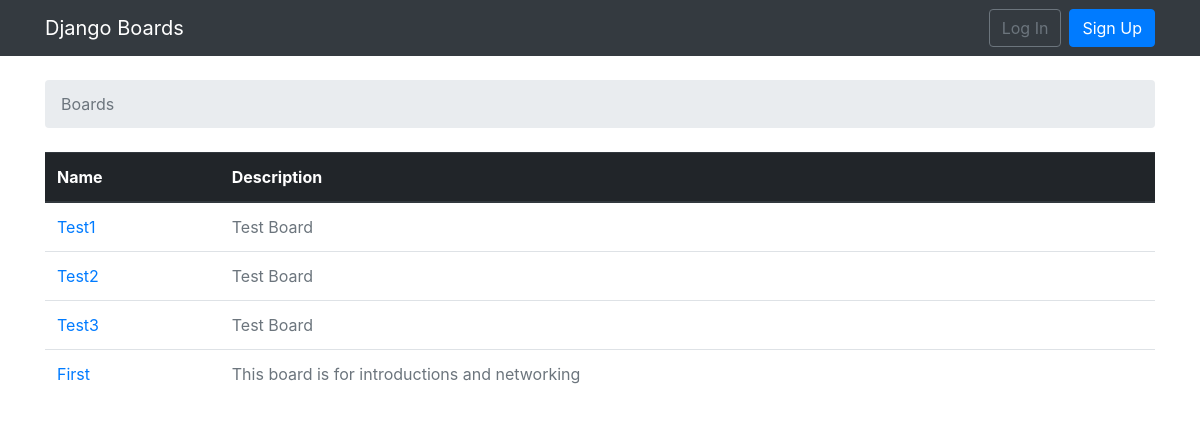
The app's page /boards/ with its own data.
### boards/models.py (models this page shows, shortened)
class Boards(models.Model):
    name = models.CharField(max_length=50,unique=True)
    description = models.CharField(max_length=255)

### boards/views.py (the view)
# urls.py: path('', views.boardsHome, name='boardsHome'),
def boardsHome(request):
    boards = Boards.objects.all()
    return render(request, template_name='boards/boards.html', context={'boards' : boards})

### boards/templates/boards/boards.html
{% extends 'base.html' %}
{% block breadcrumb %}
    <li class="breadcrumb-item active">Boards</li>
{% endblock breadcrumb %}
{% block content %}
<table class="table table-hover">
    <thead class="thead-dark">
        <tr>
            <th>Name</th>
            <th>Description</th>
        </tr>
    </thead>
    <tbody>
        {% for board in boards %}
            <tr>
                <td> <a href="{% url 'boardTopics' board.pk %}"> {{ board.name }} </a></td>
                <td class="text-muted">{{ board.description}}</td>
            </tr>
        {% endfor %}
    </tbody>
</table>
{% endblock content %}

### records on screen
Boards: name "Test1", description "Test Board"
Boards: name "Test2", description "Test Board"
Boards: name "Test3", description "Test Board"
Boards: name "First", description "This board is for introductions and networking"
